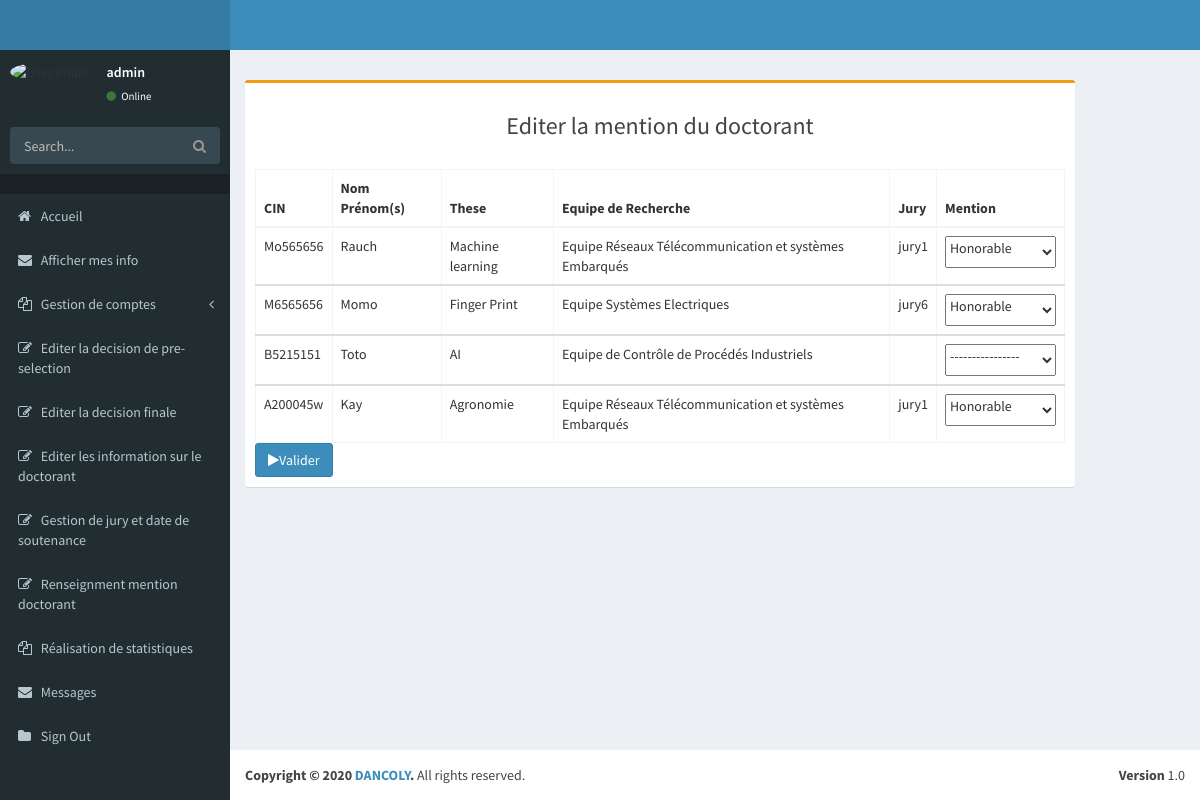
Screenshot of /mentionDoc (signed in) with the database file from the repository.
### pages/models.py (models this page shows, shortened)
class Doctorant(models.Model):
    these= models.OneToOneField(These, on_delete=models.CASCADE)
    candidat = models.OneToOneField(Candidat, on_delete = models.CASCADE)
    equipe = models.ForeignKey(Equipe_recherche, on_delete = models.CASCADE)
    jury = models.ForeignKey(Jury, on_delete = models.CASCADE, null = True)
    mention_choice = (
        ('Honorable','Honorable'),
        ('Très Honorable','Très Honorable'),
    )
    mention = models.CharField(max_length = 20, choices = mention_choice, default = "")

class Candidat(models.Model):
    individu = models.OneToOneField(Individu, on_delete = models.CASCADE)
    fonction = models.CharField(max_length = 60, default="")
    entreprise = models.CharField(max_length = 60)
    diplome = models.ManyToManyField(Diplome)
    preselection = models.BooleanField(default = False)
    selection = models.BooleanField(default = False)

class Individu(models.Model):
    user = models.OneToOneField(User, on_delete = models.CASCADE)
    cin = models.CharField(max_length = 8, unique = True, default = "")
    nom = models.CharField(max_length = 50, default="")
    prenoms = models.CharField(max_length = 50, default="")
    photo = models.ImageField(default = "default.jpg", upload_to = 'individu_pics')
    tel = models.CharField(max_length = 15, default="")
    addr = models.CharField(max_length = 60, default="")
    ville_residence = models.CharField(max_length = 250, default="")
    pays = models.CharField(max_length = 30, default = "Maroc")
    genre = models.CharField(max_length = 15, default = "Masculin")
    etat_civil = models.CharField(max_length = 15, default = "Célibataire")
    date_nais = models.DateField()
    status_choices = (
        ('professeur', 'professeur'),
        ('candidat', 'candidat'),
        ('doctorant', 'doctorant'),
    )
    my_status = models.CharField(max_length = 15, choices = status_choices, default = "candidat")
    desactiver = models.BooleanField(default = False)

class These(models.Model):
    titre_these = models.CharField(max_length=100, default="")
    director_these = models.ForeignKey(Professeur, on_delete = models.CASCADE)

class Equipe_recherche(models.Model):
    libelle_equipe = models.CharField(max_length=100, default="")

class Jury(models.Model):
    libelle_jury =  models.CharField(max_length=100, default="")
    date_soutenance = models.DateTimeField(null = True)

### pages/views.py (the view)
# urls.py: re_path('mentionDoc', views.mentionDocView, name = 'mentionDoc'),
@login_required()
@user_passes_test(lambda u: u.is_superuser)
def mentionDocView(request):
    if request.method == 'POST':
        list_ind= Doctorant.objects.all()
        for doctorant in list_ind:
            mention = request.POST['mention']
            doctorant = Doctorant.objects.get(id = doctorant.id)
            doctorant.mention = mention
            doctorant.save()
        return redirect('pages:mentionDoc')
    else:
        list_individus= Doctorant.objects.all(); #remember to check how to paginate
        return render(request, 'pages/mentionDoc.html', { 'list_individus': list_individus })

### pages/templates/pages/mentionDoc.html (shortened to what this page needs)
{% extends "pages/base.html" %}
{% block content %}
  <form class="" action="" method="post">
    <div class="box box-warning" >
      <div class="box-header box-with-boder ">
          <h3 class="heading" align = "center">Editer la mention du doctorant</h3>
      </div>
        <div class="box-body">
                <table class="table table-bordered">
                  <thead>
                    <tr>
                      <th>CIN</th>
                      <th>Nom Prénom(s)</th>
                      <th>These</th>
                      <th>Equipe de Recherche</th>
                      <th>Jury</th>
                      <th>Mention</th>
                    </tr>
                  </thead>
                  {% for doctorant in list_individus %}
                  <tbody>
                    <tr>
                      <td>{{ doctorant.candidat.individu.cin }}</td>
                      <td>{{ doctorant.candidat.individu.nom }} {{ candidat.individu.prenoms }}</td>
                      <td> {{doctorant.these.titre_these }} </td>
                      <td>{{ doctorant.equipe.libelle_equipe }}</td>
                      <td> {{ doctorant.jury.libelle_jury }} </td>
                      <td>
                         <select class="sidebar" name="mention"required="required" >
                          <option value="">---------------- </option>
                          <option value="Honorable" {% if  doctorant.mention == "Honorable" %}  selected = "selected" {% endif %}>Honorable</option>
                         </select>
                      </td>
                    </tr>
                  </tbody>
                  {% endfor %}
                </table>
                <button type="submit" class="btn btn-primary" >  <span class="fa fa-play"> </span>Valider</button>
        </div>
      </div>
  </form>
{% endblock %}

### pages/templates/pages/base.html (shortened to what this page needs)
{%  load static %}
<!DOCTYPE html>
<html>
  <head>
    <link href="{% static 'pages/css/bootstrap.min.css'%}" rel="stylesheet" type="text/css" />
    <link href="https://maxcdn.bootstrapcdn.com/font-awesome/4.3.0/css/font-awesome.min.css" rel="stylesheet" type="text/css" />
    <link href="http://code.ionicframework.com/ionicons/2.0.0/css/ionicons.min.css" rel="stylesheet" type="text/css" />
    <link href="{% static 'pages/css2/AdminLTE.min.css'%}" rel="stylesheet" type="text/css" />
    <link href="{% static 'pages/css2/skins/_all-skins.min.css'%}" rel="stylesheet" type="text/css" />
    <link href="{% static 'pages/plugins/iCheck/flat/blue.css'%}" rel="stylesheet" type="text/css" />
    <link href="{% static 'pages/plugins/morris/morris.css'%}" rel="stylesheet" type="text/css" />
    <link href="{% static 'pages/plugins/jvectormap/jquery-jvectormap-1.2.2.css'%}" rel="stylesheet" type="text/css" />
    <link href="{% static 'pages/plugins/datepicker/datepicker3.css'%}" rel="stylesheet" type="text/css" />
    <link href="{% static 'pages/plugins/daterangepicker/daterangepicker-bs3.css'%}" rel="stylesheet" type="text/css" />
    <link href="{% static 'pages/plugins/bootstrap-wysihtml5/bootstrap3-wysihtml5.min.css'%}" rel="stylesheet" type="text/css" />
  </head>
  <body class="skin-blue">
    <div class="wrapper">
      <header class="main-header">
        <a href="index2.html" class="logo"><b></b></a>
        <nav class="navbar navbar-static-top" role="navigation">
        </nav>
      </header>
      <aside class="main-sidebar">
        <section class="sidebar">
          <div class="user-panel">
            <div class="pull-left image">
              <img src="{{request.user.individu.photo.url}}" class="img-circle" alt="User Image" />
            </div>
            <div class="pull-left info">
              <p>{{request.user.username}}</p>
              <a href="#"><i class="fa fa-circle text-success"></i> Online</a>
            </div>
          </div>
          <form action="#" method="get" class="sidebar-form">
            <div class="input-group">
              <input type="text" name="q" class="form-control" placeholder="Search..."/>
              <span class="input-group-btn">
                <button type='submit' name='search' id='search-btn' class="btn btn-flat"><i class="fa fa-search"></i></button>
              </span>
            </div>
          </form>
          <ul class="sidebar-menu">
            <li class="header"></li>
            <li class="treeview">
              <a href="{% url 'pages:home' %}">
                <i class="fa fa-home"></i>
                <span>Accueil</span>
              </a>
            </li>
            <li class="treeview">
              <a href="#">
                <i class="fa fa-envelope"></i>
                <span>Afficher mes info</span>
              </a>
            </li>
            <li class="treeview">
              {% if user.is_superuser %}
              <a href="#">
                <i class="fa fa-files-o"></i>
                <span>Gestion de comptes</span>
                <i class="fa fa-angle-left pull-right"></i>
              </a>
              {% endif %}
            </li>
            <li class="treeview">
                  {% if user.is_superuser %}
                  <a href="{% url 'pages:selectCand' %}">
                    <i class="fa fa-edit"></i> <span>Editer la decision de pre-selection</span>
                  </a>
                  {% endif %}
                </li>
                <li class="treeview">
                  {% if user.is_superuser %}
                  <a href="{% url 'pages:selectFinal' %}">
                    <i class="fa fa-edit"></i> <span>Editer la decision finale</span>
                  </a>
                  {% elif user.individu.my_status == 'professeur' %}
                  <a href="{% url 'pages:mesInfo' %}">
                    <i class="fa fa-edit"></i> <span>La liste de mes Doctorants</span>
                  </a>
                  {% endif %}
                </li>
                {% if user.is_superuser %}
                <li class="treeview">
                  <a href="{% url 'pages:addInfoDoc' %}">
                    <i class="fa fa-edit"></i> <span>Editer les information sur le doctorant</span>
                  </a>
                </li>
                  <li class="treeview">
                  <a href="{% url 'pages:soutDate' %}">
                    <i class="fa fa-edit"></i> <span>Gestion de jury et date de soutenance</span>
                  </a>
                </li>
                <li class="treeview">
                  <a href="{% url 'pages:mentionDoc' %}">
                    <i class="fa fa-edit"></i> <span>Renseignment mention doctorant</span>
                  </a>
                </li>
                <li class = "treeview">
                <a href="#">
                  <i class="fa fa-files-o"></i>
                  <span>Réalisation de statistiques</span>
                </a>
              </li>
                {% endif %}
                <li>
                  <a href="{% url 'pages:mesMsg' %}">
                    <i class="fa fa-envelope"></i> <span>Messages</span>
                  </a>
                </li>
                <li class="treeview">
                  <a href="{% url 'pages:logout' %}">
                    <i class="fa fa-folder"></i> <span>Sign Out</span>
                  </a>
                </li>
              </ul>
        </section>
      </aside>
      <div class="content-wrapper">
        <section class="content-header">
        </section>
        <section class="content">
            {% block content %}
            {% endblock content %}
        </section>
      </div>
      <footer class="main-footer">
        <div class="pull-right hidden-xs">
          <b>Version</b> 1.0
        </div>
        <strong>Copyright &copy; 2020 <a href="http://almsaeedstudio.com">DANCOLY</a>.</strong> All rights reserved.
      </footer>
    </div>
  </body>
</html>

### pages/templates/pages/base.html (style rules this page uses)
.content { float: right; width: 90%; height: 80%; overflow: hidden; position: absolute; overflow-y: scroll; overflow-x: hidden; }
@media screen and (min-width: 900px) { .content { width: calc(100% - 340px); } }

### rows the page displays
Doctorant: candidat.individu.cin "Mo565656", candidat.individu.nom "Rauch", these.titre_these "Machine learning", equipe.libelle_equipe "Equipe Réseaux Télécommunication et systèmes Embarqués", jury.libelle_jury "jury1", mention "Honorable"
Doctorant: candidat.individu.cin "M6565656", candidat.individu.nom "Momo", these.titre_these "Finger Print", equipe.libelle_equipe "Equipe Systèmes Electriques", jury.libelle_jury "jury6", mention "Honorable"
Doctorant: candidat.individu.cin "B5215151", candidat.individu.nom "Toto", these.titre_these "AI", equipe.libelle_equipe "Equipe de Contrôle de Procédés Industriels"
Doctorant: candidat.individu.cin "A200045w", candidat.individu.nom "Kay", these.titre_these "Agronomie", equipe.libelle_equipe "Equipe Réseaux Télécommunication et systèmes Embarqués", jury.libelle_jury "jury1", mention "Honorable"

### other values shown
{{ request.user.username }} "admin"
